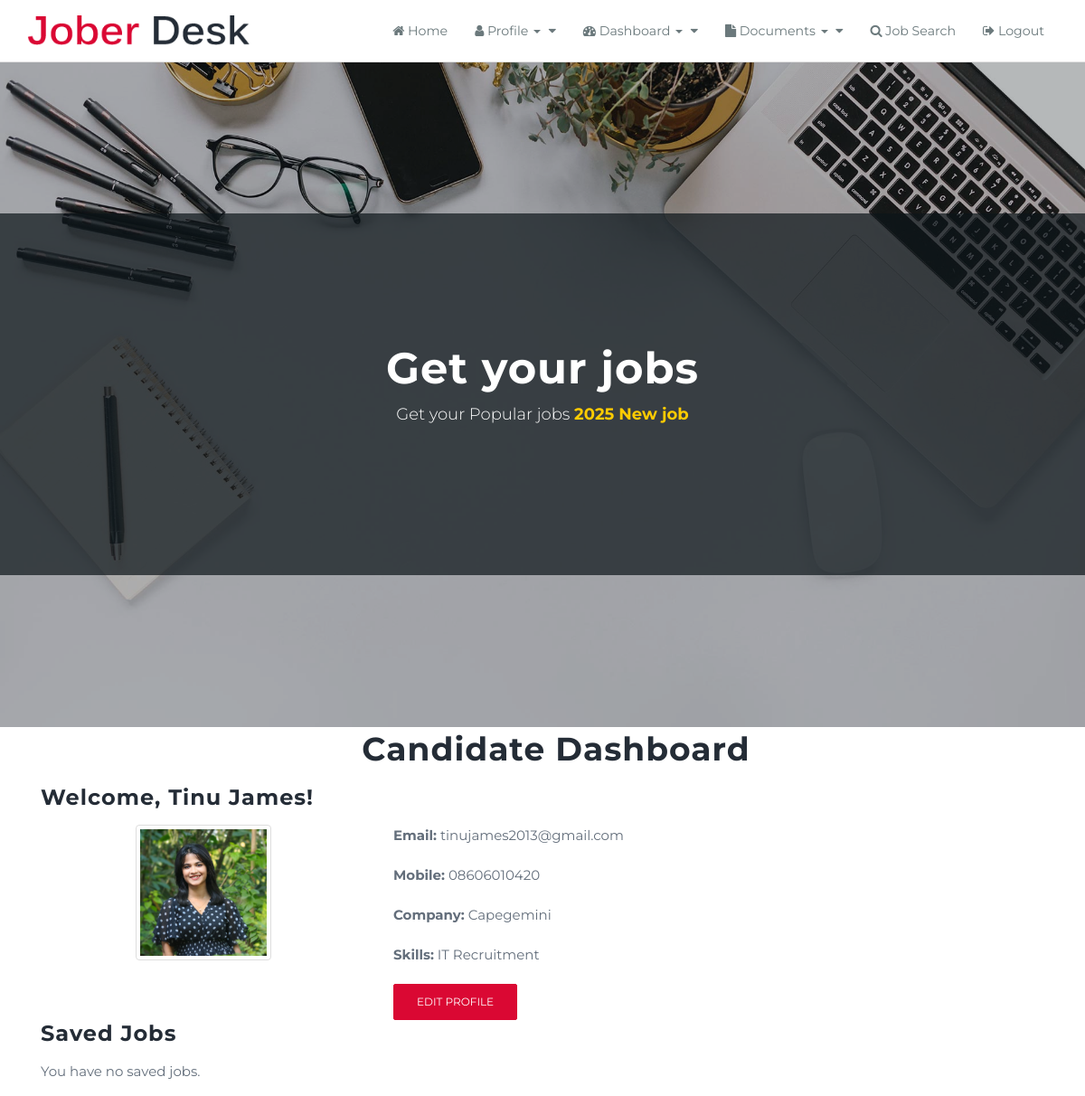
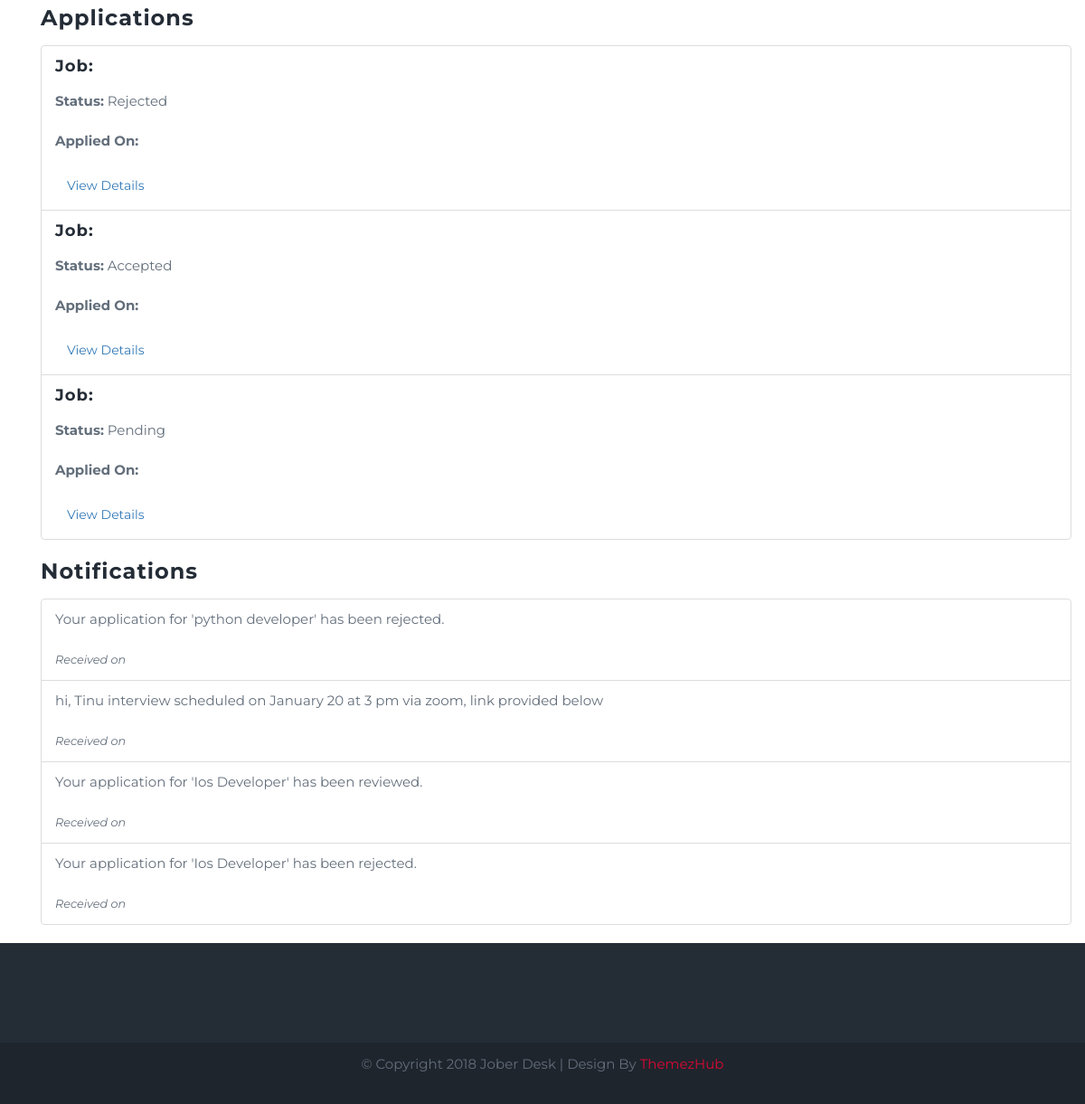
/users/dashboard/ (signed in), run on the app's committed database (2 pictures, top to bottom).
### adminpanel/models.py (models this page shows, shortened)
class Profile(models.Model):
    user = models.OneToOneField(CustomUser, on_delete=models.CASCADE, related_name="profile")
    name = models.CharField(max_length=100)
    email = models.EmailField(max_length=100)
    mobile = models.CharField(max_length=15)
    company = models.CharField(max_length=100, blank=True)
    date_of_birth = models.DateField(null=True, blank=True)
    about_me = models.TextField(blank=True)
    experience = models.TextField(blank=True)
    skills = models.CharField(max_length=255, blank=True, help_text="Comma-separated skills, e.g., Python, Django, REST API")
    profile_picture = models.ImageField(upload_to='profile_pictures/', null=True, blank=True)  # New field

class Application(models.Model):
    STATUS_CHOICES = [
        ('Pending', 'Pending'),
        ('Reviewed', 'Reviewed'),
        ('Accepted', 'Accepted'),
        ('Rejected', 'Rejected'),
    ]
    job = models.ForeignKey('Job', on_delete=models.CASCADE, related_name='applications')
    applicant = models.ForeignKey('CustomUser', on_delete=models.CASCADE, related_name='applications')
    resume = models.FileField(upload_to='resumes/', help_text="Upload your resume.")
    cover_letter = models.FileField(
        upload_to='cover_letters/',
        null=True,
        blank=True,
        help_text="Upload an optional cover letter."
    )
    status = models.CharField(max_length=50, choices=STATUS_CHOICES, default='Pending')
    applied_at = models.DateTimeField(auto_now_add=True)

class Notification(models.Model):
    user = models.ForeignKey(CustomUser, on_delete=models.CASCADE, related_name='notifications')
    message = models.TextField()
    is_read = models.BooleanField(default=False)
    created_at = models.DateTimeField(auto_now_add=True)

### users/views.py (the view)
# urls.py: path('dashboard/', views.candidate_dashboard, name='candidate_dashboard'),
@login_required
def candidate_dashboard(request):
    profile = get_object_or_404(Profile, user=request.user)
    saved_jobs = request.user.saved_jobs.all()  # Assumes a SavedJob model with a relation to the user.
    applications = request.user.applications.all()  # Assumes an Application model with a relation to the user.
    notifications = request.user.notifications.filter(is_read=False)
    return render(request, 'users/candidate_dashboard.html', {
        'profile': profile,
        'saved_jobs': saved_jobs,
        'applications': applications,
        'notifications': notifications,
    })

### users/templates/users/candidate_dashboard.html
{% extends "users/users_base.html" %}
{% load static %}
{% block content %}
<div class="container py-5">
    <h2 class="text-center">Candidate Dashboard</h2>
    <div class="card mt-4">
        <div class="card-header">
            <h4>Welcome, {{ profile.name }}!</h4>
        </div>
        <div class="card-body">
            <div class="row">
                <div class="col-md-4 text-center">
                    {% if profile.profile_picture %}
                        <img src="{{ profile.profile_picture.url }}" class="img-thumbnail" alt="Profile Picture" style="width: 150px; height: 150px; object-fit: cover;">
                    {% else %}
                        <img src="https://via.placeholder.com/150" class="img-thumbnail" alt="Placeholder" style="width: 150px; height: 150px;">
                    {% endif %}
                </div>
                <div class="col-md-8">
                    <p><strong>Email:</strong> {{ profile.email }}</p>
                    <p><strong>Mobile:</strong> {{ profile.mobile }}</p>
                    <p><strong>Company:</strong> {{ profile.company|default:"N/A" }}</p>
                    <p><strong>Skills:</strong> {{ profile.skills|default:"N/A" }}</p>
                    <a href="{% url 'users:edit_profile' %}" class="btn btn-primary btn-sm">Edit Profile</a>
                </div>
            </div>
        </div>
    </div>
    <div class="card mt-4">
        <div class="card-header">
            <h4>Saved Jobs</h4>
        </div>
        <div class="card-body">
            {% if saved_jobs %}
                <ul class="list-group">
                    {% for job in saved_jobs %}
                        <li class="list-group-item">
                            <h5>{{ job.title }}</h5>
                            <p>{{ job.description|truncatewords:20 }}</p>
                            <a href="{% url 'jobs:view_job' job.id %}" class="btn btn-link">View Job</a>
                        </li>
                    {% endfor %}
                </ul>
            {% else %}
                <p>You have no saved jobs.</p>
            {% endif %}
        </div>
    </div>
    <div class="card mt-4">
        <div class="card-header">
            <h4>Applications</h4>
        </div>
        <div class="card-body">
            {% if applications %}
                <ul class="list-group">
                    {% for application in applications %}
                        <li class="list-group-item">
                            <h5>Job: {{ application.job.title }}</h5>
                            <p><strong>Status:</strong> {{ application.status }}</p>
                            <p><strong>Applied On:</strong> {{ application.date_applied|date:"M d, Y" }}</p>
                            <a href="{% url 'users:view_application' application.id %}" class="btn btn-link">View Details</a>
                        </li>
                    {% endfor %}
                </ul>
            {% else %}
                <p>You have not applied for any jobs.</p>
            {% endif %}
        </div>
    </div>
    <div class="card mt-4">
        <div class="card-header">
            <h4>Notifications</h4>
        </div>
        <div class="card-body">
            {% if notifications %}
                <ul class="list-group">
                    {% for notification in notifications %}
                        <li class="list-group-item">
                            <p>{{ notification.message }}</p>
                            <small><em>Received on {{ notification.timestamp|date:"M d, Y H:i" }}</em></small>
                        </li>
                    {% endfor %}
                </ul>
            {% else %}
                <p>You have no new notifications.</p>
            {% endif %}
        </div>
    </div>
</div>
{% endblock %}

### static/css/common.css (style rules this page uses)
html,body { width:100%; height: auto; margin:0; padding:0; overflow-x: hidden; }
body { font-family: 'Open Sans', sans-serif; position: relative; font-size:14px; line-height:24px; color:#6f6f6f; }
a { color: #6f6f6f; }
a, a:active, a:focus, a:hover { outline:none; -webkit-transition: all 0.3s ease-in-out; -moz-transition: all 0.3s ease-in-out; -o-transition: all 0.3s ease-in-out; -ms-transition: all 0.3s ease-in-out; transition: all 0.3s ease-in-out; }
h1, h2, h3, h4, h5, h6 { color:#3f3f3f; margin:0 0 15px 0; letter-spacing: 1px; font-weight: bold; }
h2 { font-size:36px; line-height:48px; }
h4 { font-size:24px; line-height:30px; }
h5 { font-size:18px; line-height:24px; }
p { margin-bottom:20px; }

### static/css/main.css (style rules this page uses)
body { background:#ffffff; font-family: 'Montserrat', sans-serif; font-size:15px; color:#636e7b; }
h1, h2, h3, h4, h5, h6 { color:#242c36; margin: 0 0 15px 0; letter-spacing: 1px; font-weight: bold; }
.btn-primary, .btn-primary:hover, .btn-primary:focus, .btn-primary.focus, .btn-primary:active, .btn-primary.active, .open>.dropdown-toggle.btn-primary { color: #fff; background-color: #da0833; border-color: #da0833; text-transform: uppercase; border-radius: 2px; box-shadow: none; padding: 10px 25px; }

### data on the page
Profile: name "Tinu James", profile_picture (picture), email "tinujames2013@gmail.com", mobile "08606010420", company "Capegemini", skills "IT Recruitment"
Application: status "Rejected"
Application: status "Accepted"
Application: status "Pending"
Notification: message "Your application for 'python developer' has been rejected."
Notification: message "hi, Tinu interview scheduled on January 20 at 3 pm via zoom, link provided below"
Notification: message "Your application for 'Ios Developer' has been reviewed."
Notification: message "Your application for 'Ios Developer' has been rejected."
